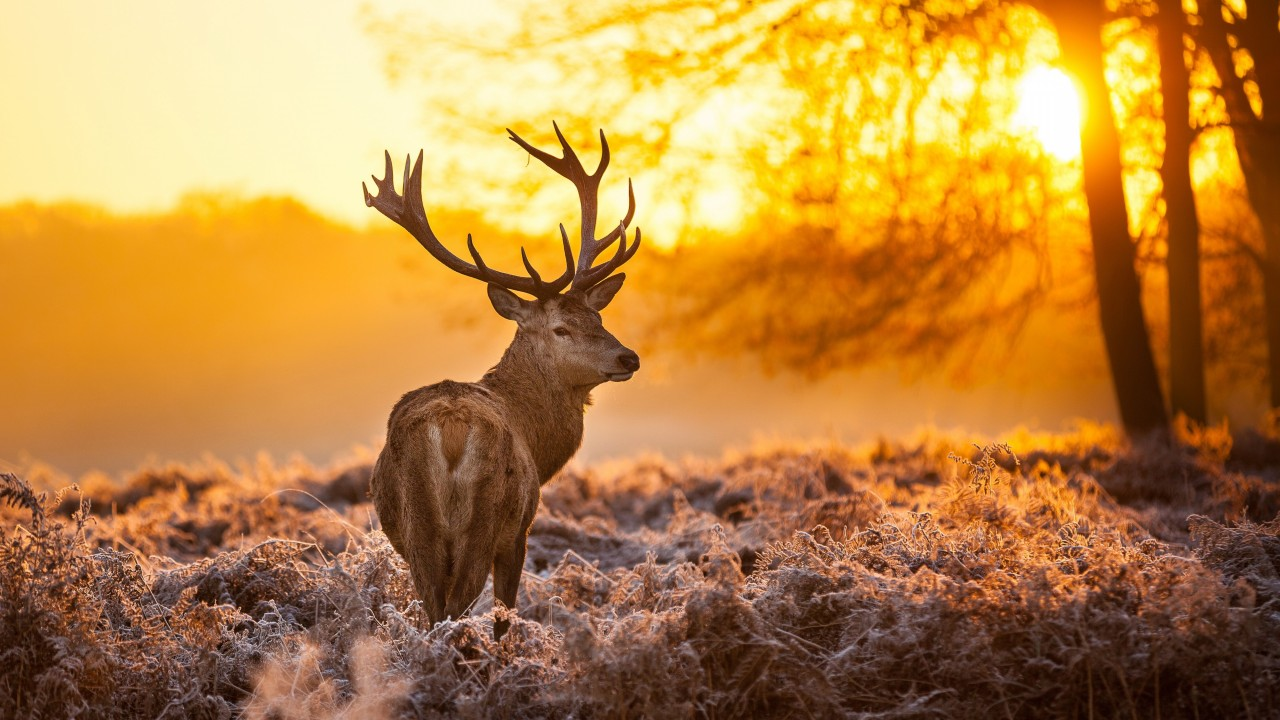
#> input picture 407.jpg, 1280 x 720 px, given in place of the camera
$ python camera.py   (older library calls are emulated)
#> lines starting #> are read from the running program, lines starting #| are printed output that depends on the picture; after the words box and inside, x2 and y2 are one past the last pixel; in counts of white or black regions, pixels touching at a corner belong together
import cv2
import numpy as np
cam=cv2.VideoCapture(0)
_,img,=cam.read()
#> img is the input picture: shape (720, 1280, 3); mean B, G, R 65.6, 133.1, 184.1


while 1:

       _,img=cam.read()
       hsv=cv2.cvtColor(img,cv2.COLOR_BGR2HSV)
#> hsv: shape (720, 1280, 3); mean H, S, V 16.9, 165.8, 184.1
       bluelow=np.array([99,115,150],np.uint8)
       bluehigh=np.array([110,255,255],np.uint8)
       redlow=np.array([136,87,111],np.uint8)
       redhigh=np.array([180,255,255],np.uint8)

       blue=cv2.inRange(hsv,bluelow,bluehigh)
#> blue: shape (720, 1280); every value is 0
       red=cv2.inRange(hsv,redlow,redhigh)
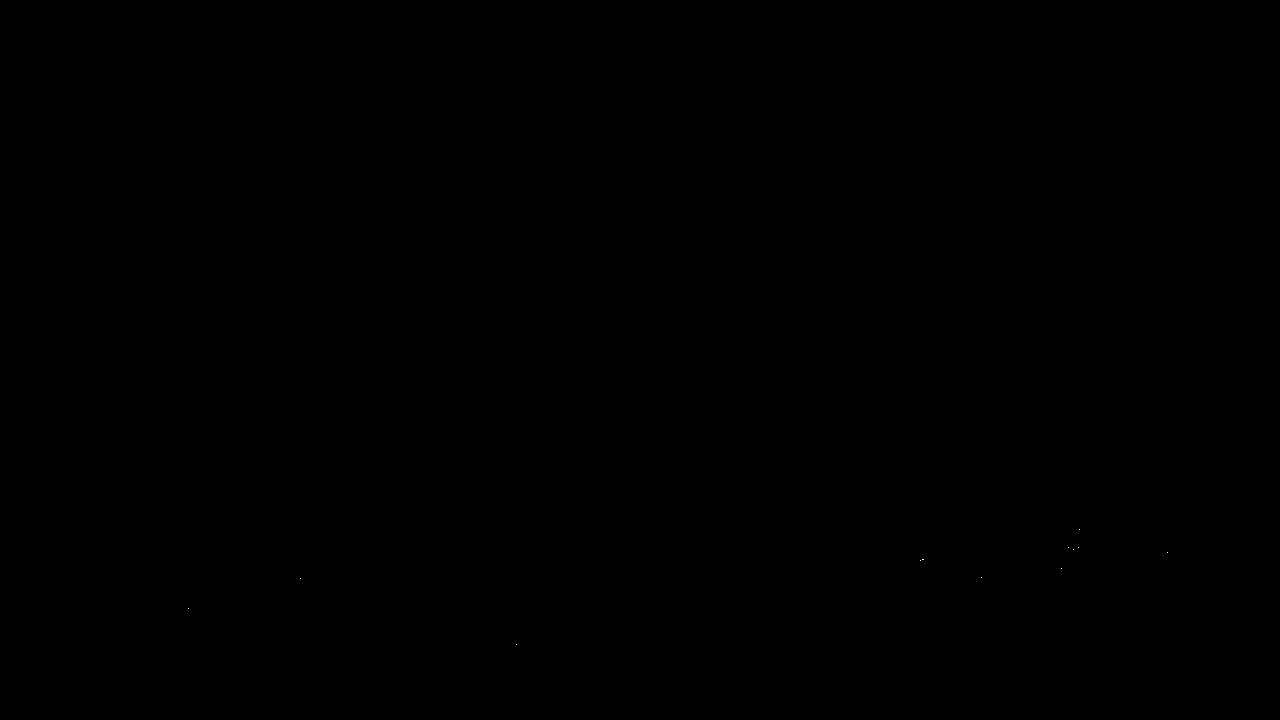
#> red: shape (720, 1280); 0% white in thin lines or dots, all inside (x1, y1, x2, y2) = (188, 529, 1168, 645)

       kernal=np.ones((5,5),"uint8")

       red=cv2.dilate(red,kernal)
#> red: shape (720, 1280); 0.03% white; 9 white regions
       res=cv2.bitwise_and(img,img,mask=red)

       blue=cv2.dilate(blue,kernal)
       res1=cv2.bitwise_and(img,img,mask=blue)
#> res1: shape (720, 1280, 3); every value is 0


       (_,contours,hierarchy)=cv2.findContours(red,cv2.RETR_TREE,cv2.CHAIN_APPROX_SIMPLE)
#> contours = 9 contours, 7 with area under 20; largest, box (x1, y1, x2, y2) and area: (1066, 545, 1081, 552) 54, (918, 557, 926, 563) 31

       for pic ,contour in enumerate(contours):
                                              area=cv2.contourArea(contour)
                                              if(area>300):
                                                          x,y,w,h=cv2.boundingRect(contour)
                                                          img=cv2.rectangle(img,(x,y),(x+w,y+h),(255,0,0),2)
                                                          cv2.putText(img,"RED COLOR",(x,y),cv2.FONT_HERSHEY_SIMPLEX,0.7,(255,0,0))
#> this loop made 9 passes
#> area on passes 6, 8: 31, 54


       (_,contours,hierarchy)=cv2.findContours(blue,cv2.RETR_TREE,cv2.CHAIN_APPROX_SIMPLE)
#> contours = []

       for pic ,contour in enumerate(contours):
                                              area=cv2.contourArea(contour)
                                              if(area>300):
                                                          x,y,w,h=cv2.boundingRect(contour)
                                                          img=cv2.rectangle(img,(x,y),(x+w,y+h),(0,255,0),2)
                                                          cv2.putText(img,"BLUE COLOR",(x,y),cv2.FONT_HERSHEY_SIMPLEX,0.7,(0,255,0))
#> this loop made 0 passes

       cv2.imshow("original",red)
       cv2.imshow("detector",img)
       cv2.imshow("detector1",res)

       if cv2.waitKey(1)==27:
#> (key Esc is pressed here)
                            break
#> (the run stopped early here; a loop or call above may not have finished)
